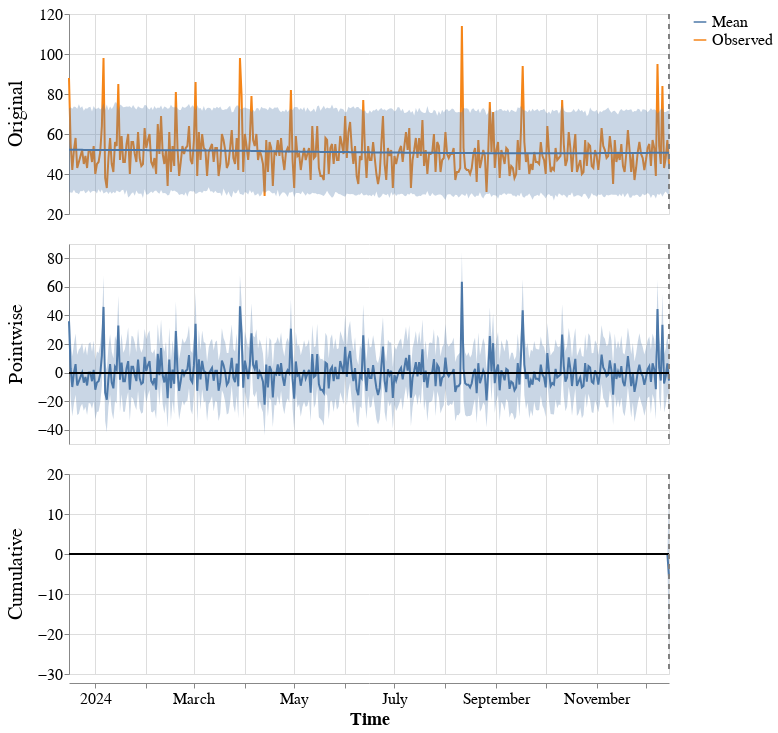

The notebook cell saved with this chart:
### Code cell
ci.plot(impact)

### Figure 1 — Vega-Lite specification as saved in the notebook (floating-point values rounded to 4 significant figures; data arrays with more than 128 entries replaced by an {"elided": "..."} marker saying what was removed)
{"config": {"view": {"continuousWidth": 300, "continuousHeight": 300}, "axis": {"labelFontSize": 16, "titleFontSize": 18}, "background": "white", "header": {"labelFontSize": 20}}, "data": {"name": "data-4f96a3deacbdf5fb2cfd58825b792b75"}, "facet": {"row": {"field": "scale_pretty", "sort": ["Original", "Pointwise", "Cumulative"], "title": "", "type": "nominal"}}, "spec": {"layer": [{"mark": {"type": "line"}, "encoding": {"color": {"field": "stat_pretty", "legend": {"labelFontSize": 16, "symbolSize": 160, "title": ""}, "type": "nominal"}, "x": {"field": "time", "title": "Time", "type": "temporal"}, "y": {"field": "value", "scale": {"zero": false}, "title": "", "type": "quantitative"}}}, {"mark": {"type": "area", "opacity": 0.3}, "encoding": {"x": {"field": "time", "title": "Time", "type": "temporal"}, "y": {"field": "upper", "type": "quantitative"}, "y2": {"field": "lower"}}}, {"mark": {"type": "rule"}, "encoding": {"y": {"field": "zero", "type": "quantitative"}}}, {"mark": {"type": "rule", "strokeDash": [5, 5]}, "encoding": {"color": {"value": "grey"}, "x": {"field": "post_period_start", "type": "temporal"}}}], "height": 200, "width": 600}, "resolve": {"scale": {"y": "independent"}}, "$schema": "https://vega.github.io/schema/vega-lite/v5.20.1.json", "datasets": {"data-4f96a3deacbdf5fb2cfd58825b792b75": {"elided": "1464 records"}}}
